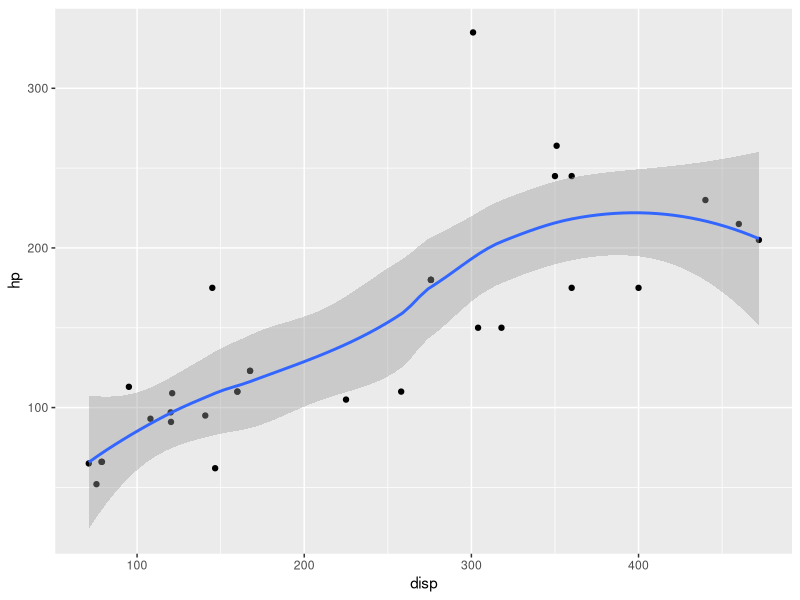

Source code (R):
## ---- chunk 1
knitr::opts_chunk$set(echo = FALSE)
library(tidyverse)
## ---- chunk 2
ggplot(mtcars, aes(x = disp, y = hp)) +
  geom_point() +
  geom_smooth()
